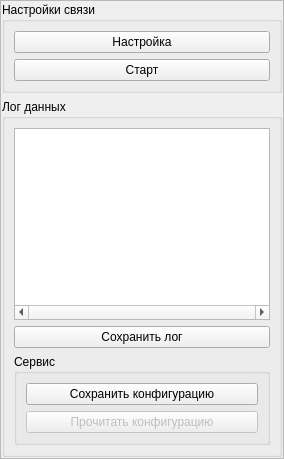
           <widget class="QFrame" name="frRightPanel">
            <property name="sizePolicy">
             <sizepolicy hsizetype="Preferred" vsizetype="Preferred">
              <horstretch>1</horstretch>
              <verstretch>0</verstretch>
             </sizepolicy>
            </property>
            <property name="frameShape">
             <enum>QFrame::StyledPanel</enum>
            </property>
            <property name="frameShadow">
             <enum>QFrame::Raised</enum>
            </property>
            <layout class="QVBoxLayout" name="verticalLayout">
             <property name="leftMargin">
              <number>1</number>
             </property>
             <property name="topMargin">
              <number>1</number>
             </property>
             <property name="rightMargin">
              <number>1</number>
             </property>
             <property name="bottomMargin">
              <number>1</number>
             </property>
             <item>
              <widget class="QGroupBox" name="gbConnectSettings">
               <property name="sizePolicy">
                <sizepolicy hsizetype="Preferred" vsizetype="Fixed">
                 <horstretch>0</horstretch>
                 <verstretch>1</verstretch>
                </sizepolicy>
               </property>
               <property name="title">
                <string>Настройки связи</string>
               </property>
               <layout class="QVBoxLayout" name="verticalLayout_3">
                <item>
                 <widget class="QPushButton" name="btnSettings">
                  <property name="text">
                   <string>Настройка</string>
                  </property>
                  <property name="icon">
                   <iconset resource="bg-tester.qrc">
                    <normaloff>:/images/settings.png</normaloff>:/images/settings.png</iconset>
                  </property>
                  <property name="iconSize">
                   <size>
                    <width>25</width>
                    <height>25</height>
                   </size>
                  </property>
                 </widget>
                </item>
                <item>
                 <widget class="QPushButton" name="btnStartConnect">
                  <property name="text">
                   <string>Старт</string>
                  </property>
                  <property name="icon">
                   <iconset resource="bg-tester.qrc">
                    <normaloff>:/images/add.png</normaloff>:/images/add.png</iconset>
                  </property>
                  <property name="iconSize">
                   <size>
                    <width>25</width>
                    <height>25</height>
                   </size>
                  </property>
                 </widget>
                </item>
               </layout>
              </widget>
             </item>
             <item>
              <widget class="QGroupBox" name="gbLog">
               <property name="title">
                <string>Лог данных</string>
               </property>
               <layout class="QVBoxLayout" name="verticalLayout_5">
                <item>
                 <widget class="QTextEdit" name="teLog">
                  <property name="horizontalScrollBarPolicy">
                   <enum>Qt::ScrollBarAlwaysOn</enum>
                  </property>
                  <property name="lineWrapMode">
                   <enum>QTextEdit::NoWrap</enum>
                  </property>
                  <property name="readOnly">
                   <bool>true</bool>
                  </property>
                 </widget>
                </item>
                <item>
                 <widget class="QPushButton" name="btnSaveLog">
                  <property name="text">
                   <string>Сохранить лог</string>
                  </property>
                  <property name="icon">
                   <iconset resource="bg-tester.qrc">
                    <normaloff>:/images/save.png</normaloff>:/images/save.png</iconset>
                  </property>
                  <property name="iconSize">
                   <size>
                    <width>22</width>
                    <height>22</height>
                   </size>
                  </property>
                 </widget>
                </item>
                <item>
                 <widget class="QGroupBox" name="gbService">
                  <property name="title">
                   <string>Сервис</string>
                  </property>
                  <layout class="QVBoxLayout" name="verticalLayout_18">
                   <item>
                    <widget class="QPushButton" name="btnSaveConfig">
                     <property name="text">
                      <string>Сохранить конфигурацию</string>
                     </property>
                     <property name="icon">
                      <iconset resource="bg-tester.qrc">
                       <normaloff>:/images/cfg_save.png</normaloff>:/images/cfg_save.png</iconset>
                     </property>
                     <property name="iconSize">
                      <size>
                       <width>25</width>
                       <height>25</height>
                      </size>
                     </property>
                    </widget>
                   </item>
                   <item>
                    <widget class="QPushButton" name="btnRestoreConfig">
                     <property name="enabled">
                      <bool>false</bool>
                     </property>
                     <property name="text">
                      <string>Прочитать конфигурацию</string>
                     </property>
                     <property name="icon">
                      <iconset resource="bg-tester.qrc">
                       <normaloff>:/images/cfg_open.png</normaloff>:/images/cfg_open.png</iconset>
                     </property>
                     <property name="iconSize">
                      <size>
                       <width>25</width>
                       <height>25</height>
                      </size>
                     </property>
                    </widget>
                   </item>
                  </layout>
                 </widget>
                </item>
               </layout>
              </widget>
             </item>
            </layout>
           </widget>
